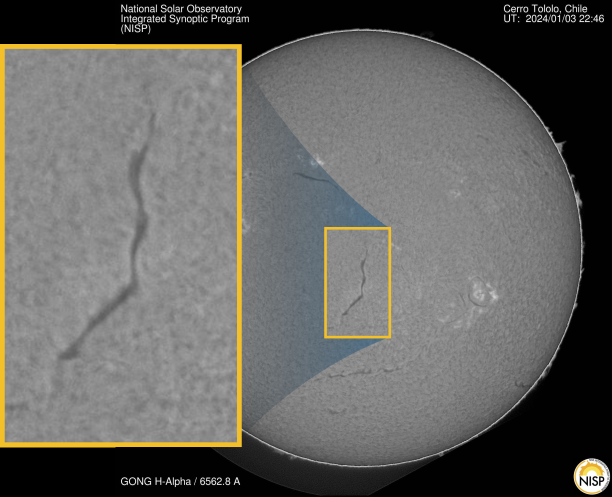
#> input picture assets/images/filament_GONG_20240103224642Ch.png, 1224 x 993 px (shown at 1/2 size)
$ python -i classical.py   (imports and definitions only)
#> lines starting #> are read from the running program, lines starting #| are printed output that depends on the picture; after the words box and inside, x2 and y2 are one past the last pixel; in counts of white or black regions, pixels touching at a corner belong together
# Copyright (C) 2026 EquiNexus contributors
# SPDX-License-Identifier: AGPL-3.0-only

from __future__ import annotations

from dataclasses import dataclass
from pathlib import Path

import cv2
import numpy as np

from .data import IMAGE_SIZE
from .predictor import PredictedInstance, encode_cropped_binary_mask


@dataclass(frozen=True)
class ClassicalConfig:
    z_threshold: float = 2.55
    bridge_size: int = 9
    min_instance_area: int = 165
    limb_fraction: float = 0.945


def _disk_geometry(gray: np.ndarray) -> tuple[int, int, int]:
    height, width = gray.shape
    reduced = cv2.resize(gray, (max(1, width // 4), max(1, height // 4)), interpolation=cv2.INTER_AREA)
    _, bright = cv2.threshold(reduced, 0, 255, cv2.THRESH_BINARY | cv2.THRESH_OTSU)
    contours, _ = cv2.findContours(bright, cv2.RETR_EXTERNAL, cv2.CHAIN_APPROX_SIMPLE)
    if contours:
        (center_x, center_y), radius = cv2.minEnclosingCircle(max(contours, key=cv2.contourArea))
        center_x, center_y, radius = int(round(center_x * 4)), int(round(center_y * 4)), int(round(radius * 4))
        if 650 <= radius <= 1020:
            return center_x, center_y, radius
    return width // 2, height // 2, int(0.43 * min(height, width))


# [126 lines left out: functions compute_salience_zmap, predictions_from_zmap, predict_classical, not called in this run]

>>> import cv2
>>> picture = cv2.imread('../../assets/images/filament_GONG_20240103224642Ch.png', cv2.IMREAD_GRAYSCALE)
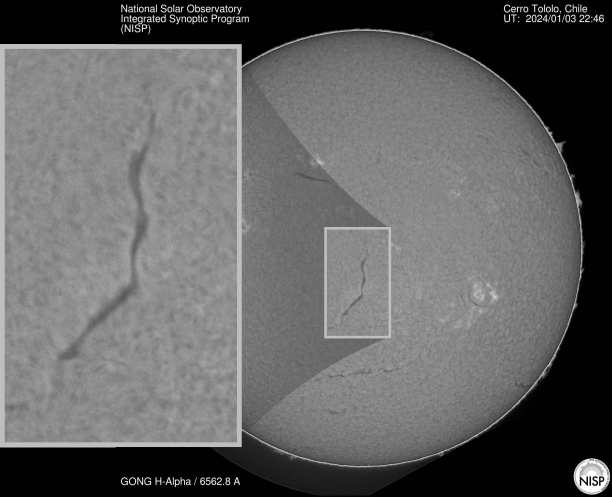
#> picture: shape (993, 1224) (shown at 1/2 size); min 0, max 255, mean 98.8
>>> result = _disk_geometry(picture)
#> in _disk_geometry, `reduced = cv2.resize(gray, (max(1, width // 4), max(1, height // 4)), ..`:
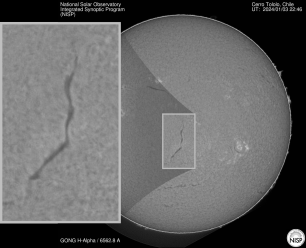
#> reduced: shape (248, 306); min 0, max 255, mean 98.8
#> in _disk_geometry, `_, bright = cv2.threshold(reduced, 0, 255, cv2.THRESH_BINARY | cv2.THR..`:
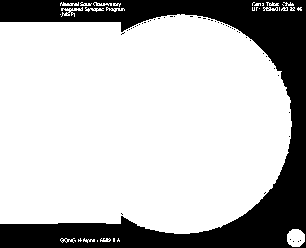
#> bright: shape (248, 306); 74.8% white; 50 black regions (49 under 20 px)
#> in _disk_geometry, `contours, _ = cv2.findContours(bright, cv2.RETR_EXTERNAL, cv2.CHAIN_AP..`: contours = 32 contours, 24 with area under 20; largest, box (x1, y1, x2, y2) and area: (0, 14, 292, 234) 55511, (287, 229, 305, 247) 240, (61, 7, 83, 17) 46, (263, 7, 278, 11) 26, (60, 2, 79, 6) 26, (85, 7, 104, 12) 25, (60, 238, 75, 243) 24, (106, 7, 125, 12) 24
#> in _disk_geometry, `(center_x, center_y), radius = cv2.minEnclosingCircle(max(contours, ke..`: center_x = 128.5; center_y = 122.5; radius = 163.1
#> in _disk_geometry, `center_x, center_y, radius = int(round(center_x * 4)), int(round(cente..`: center_x = 514; center_y = 490; radius = 652
#> result = (514, 490, 652)
